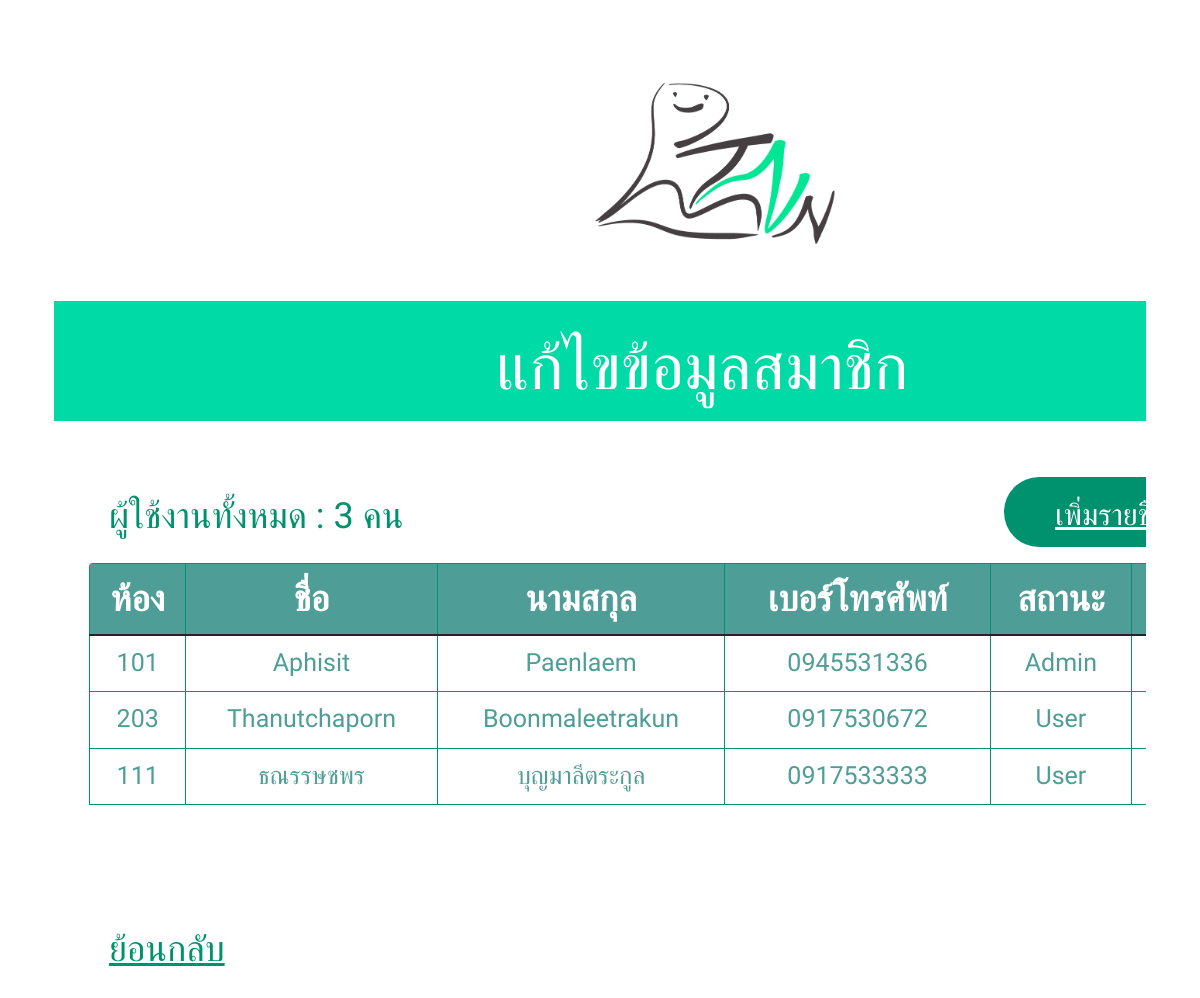
Page /edit.php on the committed database.
### tables this page shows
CREATE TABLE `user` (
  `id` int(5) NOT NULL,
  `username` varchar(50) NOT NULL,
  `password` varchar(200) NOT NULL,
  `firstname` varchar(100) NOT NULL,
  `lastname` varchar(100) NOT NULL,
  `telephonenumber` varchar(100) NOT NULL,
  `roomnumber` text NOT NULL,
  `userlevel` varchar(10) NOT NULL
);

### edit.php (the view, shortened to what this page needs)
<?php
    require_once('connect.php');
    $sql = "SELECT * FROM user";
    $result = mysqli_query($conn, $sql);
?>
<!DOCTYPE html>
<head>
    <link href="https://cdn.jsdelivr.net/npm/bootstrap@5.2.3/dist/css/bootstrap.min.css" rel="stylesheet">
    <link href="https://cdn.jsdelivr.net/npm/bootstrap@5.1.3/dist/css/bootstrap.min.css" rel="stylesheet">
</head>
<body><form><div class="cardd container"><div class="v36_59">
<div class="v36_62"></div>
<div class="v36_63"><div class="v36_64"></div><span class="v36_65">แก้ไขข้อมูลสมาชิก</span></div>
<div><a class="v39_46" href="form-create.php">เพิ่มรายชื่อผู้ใช้งาน</a></div>
<span class="v39_48" >ผู้ใช้งานทั้งหมด : <?php echo mysqli_num_rows($result) ?> คน </span>
<div class="v27_607"><div class="name"></div>
                    <div class="col-lg-10">
                    <div class="row justify-content-center">
                    <div class="table-responsive" >
                            <?php if (mysqli_num_rows($result) > 0): ?>
                            <table class="table table-bordered">
                                <thead>
                                <tr class="v100_100">
                                    <th>ห้อง</th>
                                    <th>ชื่อ</th>
                                    <th>นามสกุล</th>
                                    <th>เบอร์โทรศัพท์</th>
                                    <th>สถานะ</th>
                                    <th>จัดการ</th>
                                </tr>
                                </thead>
                                <tbody>
                                <?php $c=1; while ($row = mysqli_fetch_assoc($result)):?>
                                    <tr class="v100_200">
                                        <td> <?php echo $row['roomnumber']  ?> </td>
                                        <td> <?php echo $row['firstname']  ?> </td>
                                        <td> <?php echo $row['lastname']  ?> </td>
                                        <td> <?php echo $row['telephonenumber']  ?> </td>
                                        <td> <?php echo $row['userlevel']  ?>
                                    </td>
                                        <td>
                                        </td>
                                    </tr>
                                <?php
                            endwhile; ?>
                                </tbody>
                            </table>
                            <?php
                                else:
                                    echo "<p class='mt-5'>ไม่มีข้อมูลในฐานข้อมูล</p>";
                                endif;
                            ?>
                        </div>
                    </div>
                </div>
</div>
<div><a class="v39_47" href="admin_main.php">ย้อนกลับ</a></div></div>
<br/><br/></div></form>
</body>
</html>

### edit.php (style rules this page uses)
* { box-sizing: border-box; }
body { font-size: 14px; }
.cardd { --bs-card-spacer-y: 1rem; --bs-card-spacer-x: 1rem; --bs-card-title-spacer-y: 0.5rem; --bs-card-border-color: var(--bs-border-color-translucent); --bs-card-border-radius: 0.375rem; --bs-card-box-shadow: ; --bs-card-inner-border-radius: calc(0.375rem - 1px); --bs-card-cap-padding-y: 0.5rem; --bs-card-cap-padding-x: 1rem; --bs-card-cap-bg: rgba(0, 0, 0, 0.03); --bs-card-cap-color: ; --bs-card-height: ; --bs-card-color: ; --bs-card-bg: #fff; --bs-card-img-overlay-padding: 1rem; --bs-card-group-margin: 0.75rem; position: relative; display: flex; flex-direction: column; min-width: 0; height: var(--bs-card-height); word-wrap: break-word; background-color: var(--bs-card-bg); background-clip: border-box; border: var(--bs-card-border-width) solid var(--bs-card-border-color); border-radius: var(--bs-card-border-radius); }
.v36_59 { width: 100%; height: 1024px; background: rgba(255,255,255,1); opacity: 1; position: relative; top: 0px; left: 0px; overflow: hidden; }
.v36_62 { width: 262px; height: 204px; background: url("94bf2d4a22a2dc3b.png"); background-repeat: no-repeat; background-position: center center; background-size: cover; opacity: 1; position: absolute; top: 72px; left: 530px; overflow: hidden; }
.v36_63 { width: 100%; height: 120px; background: url("94bf2d4a22a2dc3b.png"); background-repeat: no-repeat; background-position: center center; background-size: cover; opacity: 1; position: absolute; top: 301px; left: 0px; overflow: hidden; }
.v36_64 { width: 1296px; height: 120px; background: rgba(0,218,166,1); opacity: 1; position: relative; top: 0px; left: 0px; overflow: hidden; }
.v36_65 { width: 1296px; color: rgba(255,255,255,1); position: absolute; top: 19px; font-family: Kodchasan; font-weight: Medium; font-size: 64px; opacity: 1; text-align: center; }
.v39_46 { width: 300px; height: 70px; padding: 15px 15px; background: rgba(0,146,111,1); opacity: 1; position: absolute; top: 477px; left: 950px; border-top-left-radius: 40px; border-top-right-radius: 40px; border-bottom-left-radius: 40px; border-bottom-right-radius: 40px; overflow: hidden; font-family: Kodchasan; font-weight: Medium; color: rgba(255,255,255,1); font-size: 30px; opacity: 1; text-align: Center; }
.v39_47 { width: 149px; color: rgba(0,146,111,1); position: absolute; top: 922px; left: 55px; font-family: Kodchasan; font-weight: Medium; font-size: 36px; opacity: 1; text-align: left; }
.v39_48 { width: 400px; color: rgba(0,146,111,1); position: absolute; top: 489px; left: 55px; font-family: Kodchasan; font-weight: Medium; font-size: 36px; opacity: 1; text-align: left; }
.v100_100 { color: rgba(255,255,255,1); font-family: Kodchasan; font-weight: Medium; font-size: 36px; opacity: 1; text-align: center; border: 1px solid #00926F; background: rgba(79,157,151,1); }
.v100_200 { border: 1px solid #00926F; color: rgba(79,157,151,1); font-family: Kodchasan; font-weight: Medium; font-size: 25px; opacity: 1; text-align: center; }
.v27_607 { width: 1440px; height: 100%; background: rgba(79,157,151,0); opacity: 1; position: absolute; top: 563px; left: 35px; border-top-left-radius: 4px; border-top-right-radius: 4px; border-bottom-left-radius: 4px; border-bottom-right-radius: 4px; overflow: hidden; }

### rows in the picture
user: roomnumber "101", firstname "Aphisit", lastname "Paenlaem", telephonenumber "0945531336", userlevel "Admin"
user: roomnumber "203", firstname "Thanutchaporn", lastname "Boonmaleetrakun", telephonenumber "0917530672", userlevel "User"
user: roomnumber "111", firstname "ธณรรษชพร", lastname "บุญมาลีตระกูล", telephonenumber "0917533333", userlevel "User"

### other values in the picture
mysqli_num_rows($result) "3"
